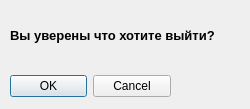
<?xml version="1.0" encoding="UTF-8"?>
<ui version="4.0">
 <class>Dialog</class>
 <widget class="QDialog" name="Dialog">
  <property name="geometry">
   <rect>
    <x>0</x>
    <y>0</y>
    <width>250</width>
    <height>109</height>
   </rect>
  </property>
  <property name="windowTitle">
   <string>Dialog</string>
  </property>
  <widget class="QDialogButtonBox" name="exit_accept">
   <property name="geometry">
    <rect>
     <x>10</x>
     <y>70</y>
     <width>161</width>
     <height>32</height>
    </rect>
   </property>
   <property name="orientation">
    <enum>Qt::Horizontal</enum>
   </property>
   <property name="standardButtons">
    <set>QDialogButtonBox::Cancel|QDialogButtonBox::Ok</set>
   </property>
  </widget>
  <widget class="QLabel" name="label">
   <property name="geometry">
    <rect>
     <x>10</x>
     <y>10</y>
     <width>211</width>
     <height>51</height>
    </rect>
   </property>
   <property name="font">
    <font>
     <family>MS Shell Dlg 2</family>
     <pointsize>10</pointsize>
     <weight>75</weight>
     <italic>false</italic>
     <bold>true</bold>
     <strikeout>false</strikeout>
     <kerning>true</kerning>
    </font>
   </property>
   <property name="text">
    <string>Вы уверены что хотите выйти?</string>
   </property>
  </widget>
 </widget>
 <resources/>
 <connections>
  <connection>
   <sender>exit_accept</sender>
   <signal>accepted()</signal>
   <receiver>Dialog</receiver>
   <slot>accept()</slot>
   <hints>
    <hint type="sourcelabel">
     <x>248</x>
     <y>254</y>
    </hint>
    <hint type="destinationlabel">
     <x>157</x>
     <y>274</y>
    </hint>
   </hints>
  </connection>
  <connection>
   <sender>exit_accept</sender>
   <signal>rejected()</signal>
   <receiver>Dialog</receiver>
   <slot>reject()</slot>
   <hints>
    <hint type="sourcelabel">
     <x>316</x>
     <y>260</y>
    </hint>
    <hint type="destinationlabel">
     <x>286</x>
     <y>274</y>
    </hint>
   </hints>
  </connection>
 </connections>
</ui>
